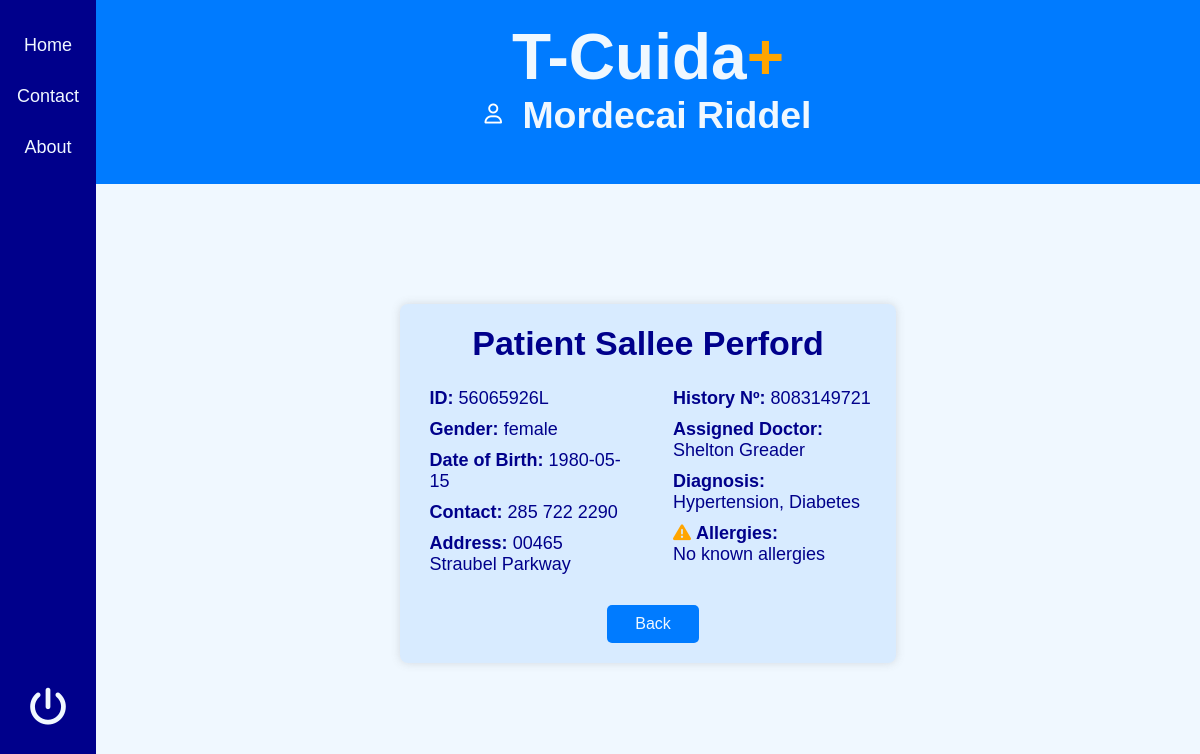
Page /viewPatient.php?idPac=1 (signed in) on the committed database.
### tables this page shows
CREATE TABLE `paciente` (
  `idPac` int(11) NOT NULL,
  `nomPac` varchar(100) NOT NULL,
  `apePac` varchar(100) NOT NULL,
  `dniPac` varchar(10) NOT NULL,
  `fechaNac` date NOT NULL,
  `genero` varchar(20) NOT NULL,
  `contactoPac` varchar(20) NOT NULL,
  `numHistoria` varchar(10) NOT NULL,
  `dirPaciente` varchar(100) NOT NULL,
  `idMed` int(11) NOT NULL
);

CREATE TABLE `medico` (
  `idMed` int(11) NOT NULL,
  `nomMed` varchar(100) NOT NULL,
  `apeMed` varchar(100) NOT NULL,
  `numColegiado` varchar(9) DEFAULT NULL,
  `contactoMed` varchar(20) NOT NULL,
  `emailMed` varchar(100) NOT NULL,
  `fotoMed` varchar(255) NOT NULL
);

### session.php (called while the page is built, shortened)
<?php
    if (!empty($_SESSION["_usuario"])) {
        $usuario = unserialize($_SESSION["_usuario"]);
    } else {
        die(header("location: http://localhost:8080/PROYECTO/"));
    }

### clases_proyecto/Usuario.php (called while the page is built, shortened)
<?php
    class Usuario {
        private string $nomUsu;
        private string $apeUsu;
        public function __toString(): string {
            return "{$this->nomUsu} {$this->apeUsu}";
        }
    }

### clases_proyecto/Paciente.php (called while the page is built, shortened)
<?php
    class Paciente {
        private int $idMed;
        private string $nomPac;
        private string $apePac;
        private string $dniPac;
        private string $fechaNac;
        private string $genero;
        private string $contactoPac;
        private string $numHistoria;
        private string $dirPaciente;
        public function getIdMed(): int {
            return $this->idMed;
        }
        public function getNomPac(): string {
            return $this->nomPac;
        }
        public function getApePac(): string {
            return $this->apePac;
        }
        public function getDniPac(): string {
            return $this->dniPac;
        }
        public function getFechaNac(): string {
            return $this->fechaNac;
        }
        public function getGenero(): string {
            return $this->genero;
        }
        public function getContactoPac(): string {
            return $this->contactoPac;
        }
        public function getNumHistoria(): string {
            return $this->numHistoria;
        }
        public function getDirPac(): string {
            return $this->dirPaciente;
        }
    }

### clases_proyecto/Medico.php (called while the page is built, shortened)
<?php
    class Medico {
        private string $nomMed;
        private string $apeMed;
        public function getNomMed(): string {
            return $this->nomMed;
        }
        public function getApeMed(): string {
            return $this->apeMed;
        }
    }

### viewPatient.php (the view, shortened to what this page needs)
<?php
    require_once "./clases_proyecto/Usuario.php";
    require_once "./clases_proyecto/Medico.php";
    require_once "./clases_proyecto/Paciente.php";
    require_once "./session.php";
    if (!empty($_GET["idPac"])) {
        $idPac = $_GET["idPac"];
        $from = isset($_GET["from"]) ? $_GET["from"] :"";
        require_once "./conexion.php";
        $sql = "SELECT * FROM paciente WHERE idPac = :idPac";
        $result = $pdo->prepare($sql);
        $result->bindParam(":idPac", $idPac, PDO::PARAM_INT);
        $result->execute();
        if($result->rowCount() > 0) {
            $paciente = $result->fetchObject("Paciente");
            $idMed = $paciente->getIdMed();
            if ($idMed) {
                $sqlMedico = "SELECT * FROM medico WHERE idMed = :idMed";
                $resultMedico = $pdo->prepare($sqlMedico);
                $resultMedico->bindParam(":idMed", $idMed, PDO::PARAM_INT);
                $resultMedico->execute();
                if ($resultMedico->rowCount() > 0) {
                    $medico = $resultMedico->fetchObject("Medico");
                } else {
                    die("Doctor not found");
                }
            } else {
                die("Not doctor assigned yet");
            }
            $sqlDiagnosticos = "SELECT d.nomDiag FROM diagnostico d
                                JOIN paciente_diagnostico pd ON d.idDiag = pd.idDiag
                                WHERE pd.idPac = :idPac";
            $resultDiagnosticos = $pdo->prepare($sqlDiagnosticos);
            $resultDiagnosticos->bindParam(":idPac", $idPac, PDO::PARAM_INT);
            $resultDiagnosticos->execute();
            $diagnosticos = [];
            while ($diagnostico = $resultDiagnosticos->fetch(PDO::FETCH_ASSOC)) {
                $diagnosticos[] = $diagnostico["nomDiag"];
            }
            $alergias = [];
        } else {
            die("Patient not found");
        }
    }
?>
<!DOCTYPE html>
<html lang="en">
<head>
    <link rel="stylesheet" href="https://cdnjs.cloudflare.com/ajax/libs/font-awesome/6.6.0/css/all.css">
    <link rel="stylesheet" href="css/styles.css">
</head>
<body id="patient-body">
    <ul>
        <li><a href="main.php">Home</a></li>
        <li><a href="#contact">Contact</a></li>
        <li><a href="#about">About</a></li>
        <li><a href="logout.php"><i class="fa-solid fa-power-off"></i></a></li>
    </ul>
    <main>
        <header>
            <div>
                <h1>T-Cuida<span style="color: orange;">+</span></h1>
                <h3>
                    <span class="user-icon">
                        <i class="fa-regular fa-user"></i>
                    </span>
                    <?= $usuario ?>
                </h3>
            </div>
        </header>
        <div class="patient-card">
            <div class="patient-card-content">
                <div>
                    <h2>Patient <?= $paciente->getNomPac() ?> <?= $paciente->getApePac() ?></h2>
                </div>
                <div class="patient-card-left">
                    <p><strong>ID:</strong> <?= $paciente->getDniPac() ?></p>
                    <p><strong>Gender:</strong> <?= $paciente->getGenero() ?></p>
                    <p><strong>Date of Birth:</strong> <?= $paciente->getFechaNac() ?></p>
                    <p><strong>Contact:</strong> <?= $paciente->getContactoPac() ?></p>
                    <p><strong>Address:</strong> <?= $paciente->getDirPac() ?></p>
                </div>
                <div class="patient-card-right">
                    <p><strong>History Nº:</strong> <?= $paciente->getNumHistoria() ?></p>
                    <p><strong>Assigned Doctor:</strong> <?= $medico->getNomMed()." ". $medico->getApeMed()?></p>
                    <p><strong>Diagnosis:</strong>
                        <?php
                            if (!empty($diagnosticos)) {
                                echo implode(", ", $diagnosticos);
                            } else {
                                echo "No diagnoses found";
                            }
                        ?>
                    </p>
                    <p><i class="fa-solid fa-triangle-exclamation"></i><strong>Allergies:</strong><br>
                        <?php
                            if (!empty($alergias)) {
                                echo implode(", ", $alergias);
                            } else {
                                echo "No known allergies";
                            }
                        ?>
                    </p>
                </div>
                <div>
                    <button>
                        <a type="button" href="<?= ($from == "patients.php") ? "patients.php?idMed={$medico->getIdMed()}" : "patientSearch.php" ?>">Back</a>
                    </button>
                </div>
            </div>
        </div>
    </main>
</body>
</html>

### css/styles.css (style rules this page uses)
* { box-sizing: border-box; margin: 0; padding: 0; }
body { font-family:'Gill Sans', 'Gill Sans MT', Calibri, 'Trebuchet MS', sans-serif; font-size: 18px; height: 100%; width: 100%; }
.fa-regular { position: absolute; right: -57px; top: 50%; transform: translateY(-50%); cursor: pointer; font-size: 16px; color: rgba(0, 0, 139, 0.6); }
ul { width: 8vw; height: 100vh; background-color: rgb(0, 0, 139); list-style-type: none; text-align: center; padding-top: 20px; margin: 0; }
li a { display: block; color: rgb(240, 248, 255); padding: 15px 16px; text-decoration: none; }
i { font-size: 38px; color: rgb(240, 248, 255); }
li i { margin-top: 500px; }
header div { width: 100%; height: 23vh; font-size: 2rem; text-align: center; padding-top: 20px; background-color: rgb(0, 123, 255); color: rgb(240, 248, 255); margin-bottom: 20px; }
main { width: 92vw; display: flex; flex-direction: column; }
button { font-size: 16px; padding: 10px 20px; border-radius: 10px; border: none; background-color: rgb(0, 0, 139); position: relative; z-index: 2; cursor: pointer; }
a { text-decoration: none; color: rgb(240, 248, 255); }
#doctor-body, #patient-body, #patients-body { display: flex; background-color: rgb(240, 248, 255); }
.user-icon { margin-right: 10px; vertical-align: middle; }
.fa-user { position: static; color: white; font-size: 20px; cursor: default; }
#doctor-body button, #patient-body button { padding: 10px; border: none; background-color: rgb(0, 123, 255); color: white; border-radius: 5px; cursor: pointer; width: 20%; margin-top: 45px; margin-left: 10px; }
.doctor-card, .patient-card { display: flex; justify-content: center; margin-top: 100px; }
.doctor-card-content, .patient-card-content { display: flex; flex-direction: row; width: 45%; border-radius: 8px; box-shadow: 0 0 10px rgba(97, 97, 97, 0.2); background-color: rgba(0, 123, 255, 0.1); color: rgb(0, 0, 139); padding: 20px; }
.patient-card-content { flex-wrap: wrap; }
.patient-card-content>div { width: 100%; }
.patient-card-right + div { width: 100%; text-align: center; }
#patient-body .patient-card-content button { margin-top: 20px; }
.doctor-card-left, .patient-card-left { flex: 1; padding-right: 20px; }
.patient-card-left { flex: 2; }
.doctor-card-right, .patient-card-right { flex: 2; padding-left: 20px; }
.patient-card h2 { font-size: 34px; text-align: center; margin-bottom: 25px; }
.patient-card p { font-size: 18px; margin-bottom: 10px; }
.patient-card-left { margin-left: 10px; }
.fa-triangle-exclamation { color: rgb(255, 165, 0); font-size: 18px; margin-right: 5px; }

### rows in the picture
paciente: nomPac "Sallee", apePac "Perford", dniPac "56065926L", genero "female", fechaNac "1980-05-15", contactoPac "285 722 2290", dirPaciente "00465 Straubel Parkway", numHistoria "8083149721"
medico: nomMed "Shelton", apeMed "Greader"

### other values in the picture
$usuario "Mordecai Riddel"
implode(", ", $diagnosticos) "Hypertension, Diabetes"
